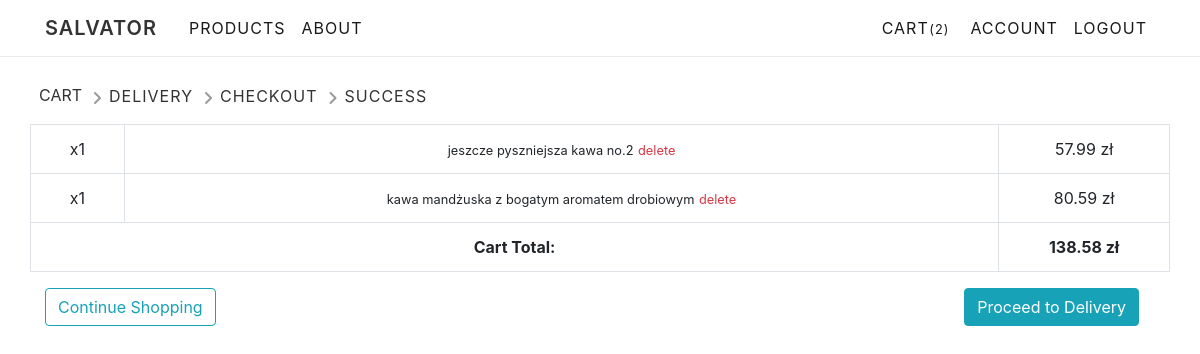
Page /shopping-cart/ (signed in) on the committed database.
### shopping_cart/models.py (models this page shows, shortened)
class Order(models.Model):
    ref_code = models.CharField(max_length=15)
    owner = models.ForeignKey(Account, on_delete=models.SET_NULL, null=True)
    items = models.ManyToManyField(OrderItem)
    date_ordered = models.DateTimeField(auto_now=True)
    delivery_option = models.ForeignKey(Delivery, on_delete=models.SET_NULL, null=True)
    is_ordered = models.BooleanField(default=False)
    is_done = models.BooleanField(default=False)
    is_payed = models.BooleanField(default=False)
    is_sent = models.BooleanField(default=False)
    address = models.CharField(max_length=120, default=None, null=True)
    postcode = models.CharField(max_length=6, default=None, null=True)
    city = models.CharField(max_length=30, default=None, null=True)
    phone_number = PhoneField(blank=True, null=True)
    def get_cart_items(self):
        return self.items.all()
    def get_items_number(self):
        return self.items.all().count()
    def get_cart_total(self):
        return sum([item.product.price for item in self.items.all()])

class OrderItem(models.Model):
    product = models.OneToOneField(Product, on_delete=models.SET_NULL, null=True)
    quantity = models.PositiveIntegerField(default=1)
    is_ordered = models.BooleanField(default=False)
    date_added = models.DateTimeField(auto_now=True)
    date_ordered = models.DateTimeField(null=True)

### products/models.py (models this page shows, shortened)
class Product(models.Model):
    name = models.CharField(max_length=120)
    category = models.ForeignKey(Category, on_delete=models.SET_NULL, null=True, blank=True)
    short_description = models.TextField(default='product list description')
    long_description = models.TextField(default='product detail description')
    availability = models.BooleanField()
    discount = models.FloatField(default='0')
    quantity_available = models.IntegerField()
    price = models.DecimalField(max_digits=8, decimal_places=2, default=0)
    image = models.ImageField(default='default.jpg', upload_to='product_pics')

### shopping_cart/views.py (the view)
# urls.py: path('shopping-cart/', include('shopping_cart.urls')),
@login_required()
def shopping_cart(request, **kwargs):
    existing_order = get_user_pending_order(request)
    context = {
        'order': existing_order }
    return render(request, 'shopping_cart/shopping_cart.html', context)

### shop/context_processors.py (called while the page is built)
def cart_context(request):
    if request.user.is_authenticated:
        existing_order = get_user_pending_order(request)
        return {'cart_context': existing_order}
    else:
        return {}

### shopping_cart/extras.py (called while the page is built)
def get_user_pending_order(request):
    user_account = get_object_or_404(Account, user=request.user)
    order = Order.objects.filter(owner=user_account, is_ordered=False)
    if order.exists():
        return order[0]
    return 0

### shopping_cart/templates/shopping_cart/shopping_cart.html
{% extends "shop/base.html" %}
{% block content %}
<section>
    <div class="row">
        <div class="row mb-3">
            <a href="#"class="progress-indicator-text-active ml-4">CART</a>
            <i class="progress-indicator-icon fas fa-angle-right"></i>
            <a href="{% url 'delivery' %}" class="progress-indicator-text">DELIVERY</a>
            <i class="progress-indicator-icon fas fa-angle-right"></i>
            <a href="{% url 'checkout' %}" class="progress-indicator-text">CHECKOUT</a>
            <i class="progress-indicator-icon fas fa-angle-right"></i>
            <p class="progress-indicator-text">SUCCESS
        </div>
        <table class="table table-hover table-bordered text-center">
            {% for item in order.get_cart_items %}
                <tr>
                    <td>x{{ item.quantity }}</td>
                    <td>
                        <small>{{ item.product.name }}</small>
                        <span class="pull-right">
                            <a href="{% url 'delete_item' item.id %}" data-balloon="remove this item from cart" class="text-danger" onclick="return confirm_delete();"><small>delete</small></a>
                        </span>
                    </td>
                    <td width=15%>{{ item.product.price }} zł</td>
                </tr>
            {% empty %}
                <tr>
                    <td colspan= 3> You have not added any items yet.</td>
                </tr>
            {% endfor %}
            <tr>
                {% if order.get_cart_total != None %}
                    <td colspan=2>
                        <strong class="pull-right">Cart Total:</strong>
                    </td>
                    <td >
                        <strong>{{ order.get_cart_total }} zł</strong>
                    </td>
                {% endif %}
            </tr>
        </table>
        <div class="col">
            <a href="{% url 'product_list' %}" class="btn btn-outline-info">
                {% if order %}
                    Continue Shopping
                {% else %}
                    Add Items to Cart
                {% endif %}
            </a>
            {% if order.get_cart_items %}
                <a href="{% url 'delivery' %}" class="btn btn-info float-right mr-3">Proceed to Delivery</a>
            {% endif %}
        </div>
    </div>
</section>
{% endblock %}

### shop/templates/shop/base.html (shortened to what this page needs)
{% load static %}
<!DOCTYPE html>
<html>
<head>
    <link rel="stylesheet" href="https://maxcdn.bootstrapcdn.com/bootstrap/4.0.0/css/bootstrap.min.css">
    <link rel="stylesheet" type="text/css" href="{% static 'shop/style.css' %}">
</head>
<body>
    <header class="site-header">
        <nav id="navbar" class="navbar navbar-expand-md fixed-top">
            <div class="container">
                <a class="navbar-brand mr-4" href="{% url 'shop-home' %}">SALVATOR</a>
                <div class="collapse navbar-collapse" id="navbarToggle">
                    <div class="navbar-nav mr-auto">
                        <a class="nav-item nav-link" href="{% url 'product_list' %}">PRODUCTS</a>
                        <a class="nav-item nav-link" href="{% url 'shop-about' %}">ABOUT</a>
                    </div>
                    <div class="navbar-nav">
                        {% if user.is_authenticated %}
                            <a class="nav-item nav-link" href="{% url 'shopping_cart' %}">CART
                                {% if cart_context.get_items_number > 0 %}
                                    <small id="cart-items-counter">({{ cart_context.get_items_number }})</small>
                                {% endif %}
                            </a>
                            <a class="nav-item nav-link" href="{% url 'account' %}">ACCOUNT</a>
                            <a class="nav-item nav-link" href="{% url 'logout' %}">LOGOUT</a>
                        {% else %}
                            <a class="nav-item nav-link" href="{% url 'login' %}">LOGIN</a>
                            <a class="nav-item nav-link" href="{% url 'register' %}">REGISTER</a>
                        {% endif %}
                    </div>
                </div>
            </div>
        </nav>
    </header>
    <main class="container">
        <div class="row">
            <div class="col">
                {% block content %}{% endblock %}
            </div>
        </div>
    </main>
</body>
</html>

### shop/static/shop/style.css (style rules this page uses)
body { margin-top: 5rem; }
nav { background-color: rgba(255, 255, 255, 0.9); letter-spacing: 1px; border-bottom: 1px solid rgba(0, 0, 0, 0.08 ); }
.navbar-brand { color: rgba(0, 0, 0, 0.8); text-decoration: none; font-weight: 600; }
.site-header .navbar-nav .nav-link { color: rgba(0, 0, 0, 0.9); }
#cart-items-counter { position: relative; left: -5px; }
.progress-indicator-text { letter-spacing: 1px; margin: 4px 0px 0px 0px; color: rgba(0, 0, 0, 0.8); }
.progress-indicator-text-active { color: rgba(0, 0, 0, 0.8); margin: 3px 0px 0px 0px; }
.progress-indicator-icon { color: rgba(0, 0, 0, 0.4); margin: 10px 7px 0px 10px; }

### rows in the picture
Order: get_items_number "2", get_cart_total "138.58"
OrderItem: quantity "1", product.name "jeszcze pyszniejsza kawa no.2", product.price "57.99"
OrderItem: quantity "1", product.name "kawa mandżuska z bogatym aromatem drobiowym", product.price "80.59"
